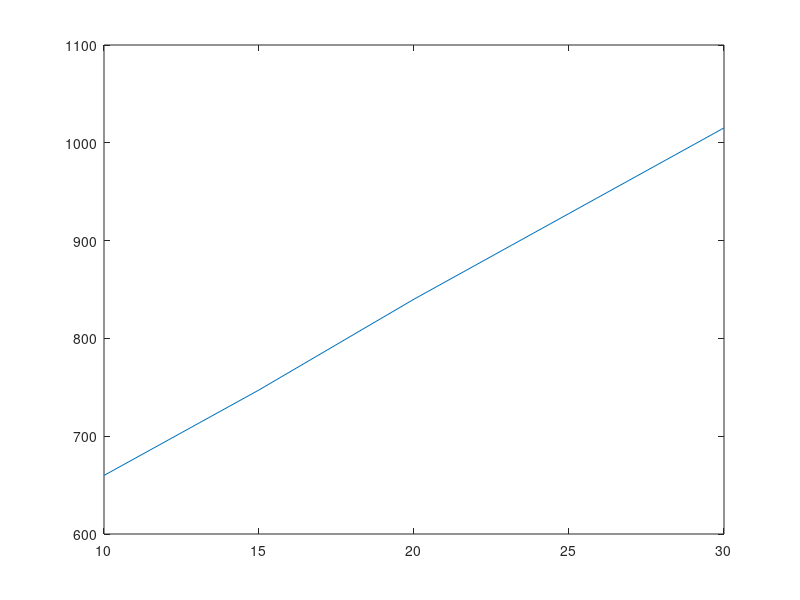

MATLAB code for this plot:
operating_point='F'

if operating_point=='A'
vd = -22.4; %  d-axis voltage value in V
vq = 8.4; %  q-axis voltage value in V
id = -565.4; %  d-axis current value in A
iq = 570.5; %  q-axis current value in A
Ld= 109e-6; % d-axis inductance value in H
Lq=109e-6; % q-axis inductance value in H
Vdc= 625; % DC link voltage in V
electrical_frequency=20; % Hz
end

if operating_point=='B'
vd = -308.8; %  d-axis voltage value in V
vq = 101.2; %  q-axis voltage value in V
id = -688.5; %  d-axis current value in A
iq = 457.4; %  q-axis current value in A
Ld= 116e-6; % d-axis inductance value in H
Lq=156e-6; % q-axis inductance value in H
Vdc= 625; % DC link voltage in V
electrical_frequency=300; % Hz
end


if operating_point=='C'
vd = -254; %  d-axis voltage value in V
vq = 202.7; %  q-axis voltage value in V
id = -253.6; %  d-axis current value in A
iq = 318.8; %  q-axis current value in A
Ld= 125e-6; % d-axis inductance value in H
Lq=209e-6; % q-axis inductance value in H
Vdc= 625; % DC link voltage in V
electrical_frequency=300; % Hz
end



if operating_point=='D'
vd = -184.4; %  d-axis voltage value in V
vq = 248.5; %  q-axis voltage value in V
id = -92.3; %  d-axis current value in A
iq = 192.7; %  q-axis current value in A
Ld= 135e-6; % d-axis inductance value in H
Lq=330e-6; % q-axis inductance value in H
Vdc= 625; % DC link voltage in V
electrical_frequency=300; % Hz
end



if operating_point=='E'
vd = -301.9; %  d-axis voltage value in V
vq = 120.1; %  q-axis voltage value in V
id = -774.2; %  d-axis current value in A
iq = 200.4; %  q-axis current value in A
Ld= 133e-6; % d-axis inductance value in H
Lq=394e-6; % q-axis inductance value in H
Vdc= 625; % DC link voltage in V
electrical_frequency=500; % Hz
end



if operating_point=='F'
vd = -211.9; %  d-axis voltage value in V
vq = 246.3; %  q-axis voltage value in V
id = -468.9; %  d-axis current value in A
iq = 118.6; %  q-axis current value in A
Ld= 145e-6; % d-axis inductance value in H
Lq=  503e-6; % q-axis inductance value in H
Vdc= 625; % DC link voltage in V
electrical_frequency=500; % Hz
end


S = vd * id + vq * iq; % Real power in dq
V_peak = sqrt(vd^2 + vq^2); % Magnitude of voltage vector
I_peak = sqrt(id^2 + iq^2); % Magnitude of current vector

theta_pf = S / (V_peak * I_peak);
m_a=V_peak/Vdc;
ffund=electrical_frequency;
I_peak


Fsw_a=10e3:5e3:30e3;
A_die=500;

P_on_x=[];
P_zcs_x=[];
P_over_x=[];


for fsw=Fsw_a

% k_r=7.2*10e-3;
% alpha_r= 1.6;
% U_b=0.85; % kV 
% r_on=k_r * U_b^(alpha_r)./A_die;

k_r=7.2*1e-3;
alpha_r= 1.6;
U_b=0.45; % kV 
r_on=k_r * (U_b*1000)^(alpha_r)/A_die/1000; %% I changed this formulation because it is not correct 

P_c= 0;
sample_theta=1e-2;

for theta=theta_pf:sample_theta:pi
    IL= I_peak*sin(theta-theta_pf);
    D_upper_top= m_a*sin(theta);
    P_c= P_c+ (r_on*IL^2*D_upper_top*sample_theta);
end

for theta=theta_pf:sample_theta:pi
    IL= I_peak*sin(theta-theta_pf);
    D_upper_middle= 1;
    P_c= P_c+ (r_on*IL^2*D_upper_middle*sample_theta);
end

for theta=pi:sample_theta:pi+theta_pf
    IL= I_peak*sin(theta-theta_pf);
    D_upper_middle= 1+m_a*sin(theta);
    P_c= P_c+ (r_on*IL^2*D_upper_middle*sample_theta);
end

for theta=pi:sample_theta:pi+theta_pf
    IL= I_peak*sin(theta-theta_pf);
    D_lower_middle= -m_a*sin(theta);
    P_c= P_c+ (r_on*IL^2*D_lower_middle*sample_theta);
end

for theta=pi:sample_theta:pi+theta_pf
    IL= I_peak*sin(theta-theta_pf);
    D_lower_bottom= -m_a*sin(theta);
    P_c= P_c+ (r_on*IL^2*D_lower_bottom*sample_theta);
end

alpha_d= 649.6e-6;
beta_d=202.2e-3;
u_o= 0.8117/2;
U_b=0.45; % kV 
r_d=(alpha_d* U_b^(2.5)+beta_d)/A_die;


for theta=theta_pf:sample_theta:pi
    IL= I_peak*sin(theta-theta_pf);
    D_upper_diode= 1-m_a*sin(theta);
    P_c= P_c+ ((r_d*IL^2+ u_o*IL)*D_upper_diode*sample_theta);
end


for theta=pi:sample_theta:pi+theta_pf
    IL= I_peak*sin(theta-theta_pf);
    D_upper_diode= 1+m_a*sin(theta);
    P_c= P_c+ ((r_d*IL^2+ u_o*IL)*D_upper_diode*sample_theta);
end


Udc=625/2; 
Ub=U_b*1e3;
k_c=1.6e4;
alpha_c=-1;
C_oss= k_c*(Ub^alpha_c)*A_die*1e-12;
Esw=C_oss*Udc^2;

E_zcs= 0;
sample_theta=1e-2;

sample_theta=ffund*2*pi/(fsw);

for theta=theta_pf:sample_theta:(theta_pf+pi)
    E_zcs= E_zcs+ Esw;
end

for theta=pi:sample_theta:(theta_pf+pi)
    E_zcs= E_zcs+ Esw;
end

dv_dt=20e3/1e-6; % V/s
di_dt=20e3/1e-6; % V/s

E_over=0;
for theta=theta_pf:sample_theta:(theta_pf+pi)
   IL= abs(I_peak*sin(theta-theta_pf));
   E_over2= ((Udc*IL.^2/di_dt)+(Udc^2.*IL/dv_dt));
   E_over =E_over + E_over2;
end

for theta=pi:sample_theta:(theta_pf+pi)
   IL= abs(I_peak*sin(theta-theta_pf));
   E_over2= ((Udc*IL.^2/di_dt)+(Udc^2.*IL/dv_dt));
   E_over =E_over + E_over2;
end


P_on_x=[P_on_x 2*P_c/2/pi];
P_zcs_x=[P_zcs_x  ffund*2*E_zcs];
P_over_x=[P_over_x  ffund*2*E_over];

end 

P_totx= 3*(P_on_x+P_zcs_x+P_over_x);


figure()

plot(Fsw_a/1e3,P_totx)

P_totx
